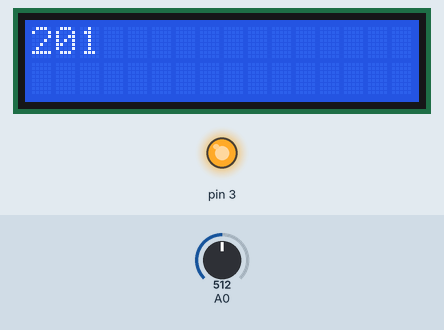
Bench run of a sketch on a simulated Arduino Uno, built with avr-gcc and run on an emulated ATmega328P. Shown: 16×2 character LCD, output pins drawn as LEDs (lit = HIGH). Inputs (shaded band) come from the test bench; at power-on: A0 = 512. What the sketch prints to the serial monitor is not drawn.

Above: at 1.2 s.
1.3 s: A0 set to 196
At 1.9 s:
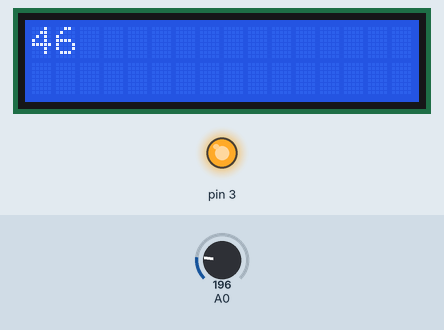
4.3 s: A0 set to 172
At 4.8 s:
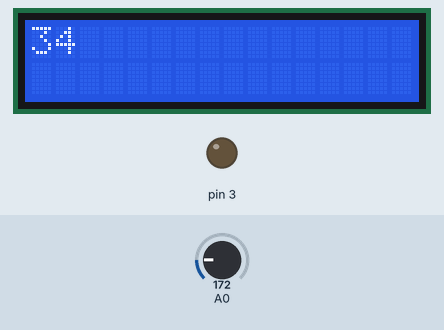
7.3 s: A0 set to 306
At 7.8 s:
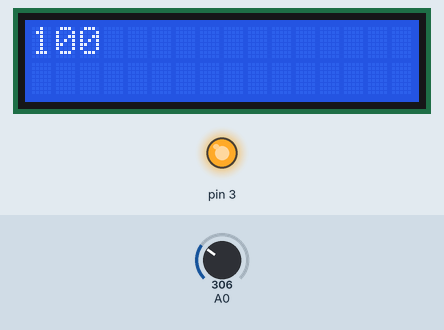
10.3 s: A0 set to 122
At 11.1 s:
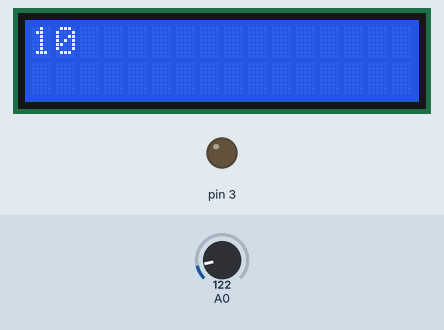
Timing chart, 0 to 13.3 s (numbered marks = the images above; inputs shaded):
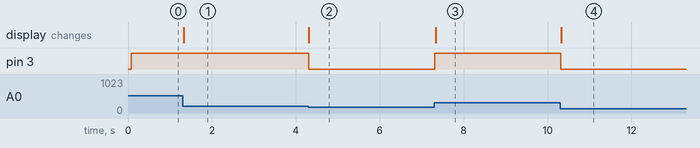

Measured:
- the behaviour switches between 182 and 181 on A0 (found by bisection; images 1 and 2)
- after the input at 1.3 s, the display: changes at once (image 1)
- after the input at 4.3 s, pin 3: HIGH → LOW at once; the display: changes at once (image 2)
- after the input at 7.3 s, pin 3: LOW → HIGH at once; the display: changes at once (image 3)
- after the input at 10.3 s, pin 3: HIGH → LOW at once; the display: changes at once (image 4)

The sketch:

temperature_sensor_led.ino
```cpp
#include <LiquidCrystal_I2C.h>
LiquidCrystal_I2C lcd(0x20,16, 2);

int baselineTemp = 0;

int celsius = 0;

void setup()
{
  	pinMode(A0, INPUT);
  	Serial.begin(9600);
   	pinMode(3, OUTPUT);
	lcd.init();
	lcd.backlight();
}

void loop()
{
  	baselineTemp = 40;
  	celsius = map(((analogRead(A0) - 20) * 3.04), 0, 1023, -40, 125);
    Serial.print(celsius);
    Serial.print(" C, ");
  	lcd.clear();
	lcd.setCursor(0, 0);
  	lcd.print(celsius);
  if(celsius>38){
    digitalWrite(3,HIGH);
  }
  else
  	digitalWrite(3,LOW);

}
```
